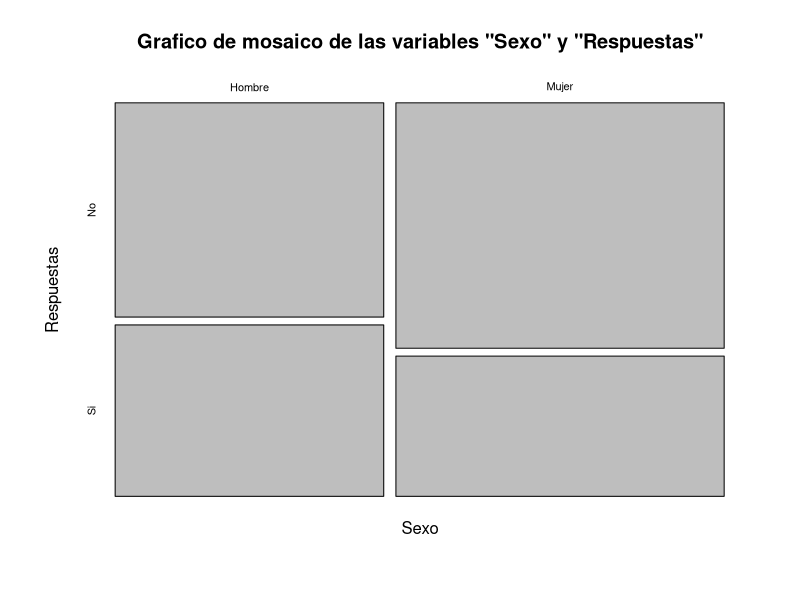
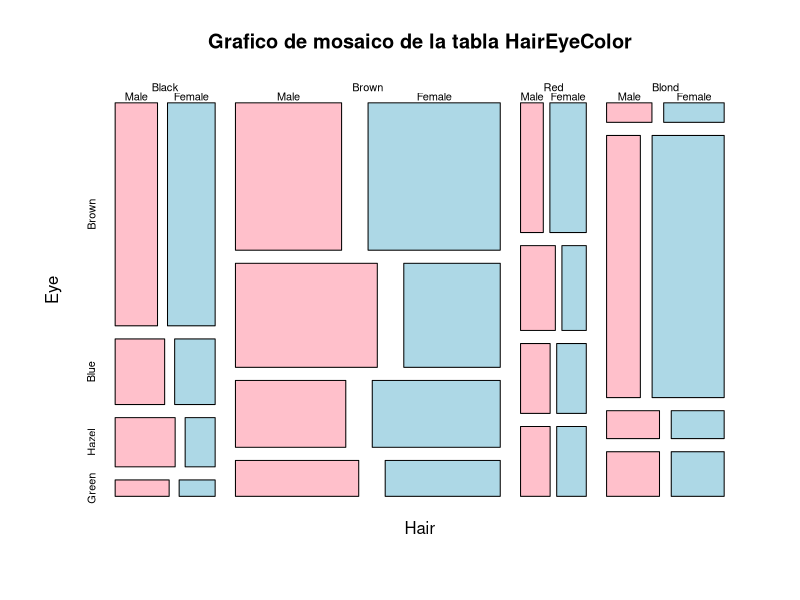
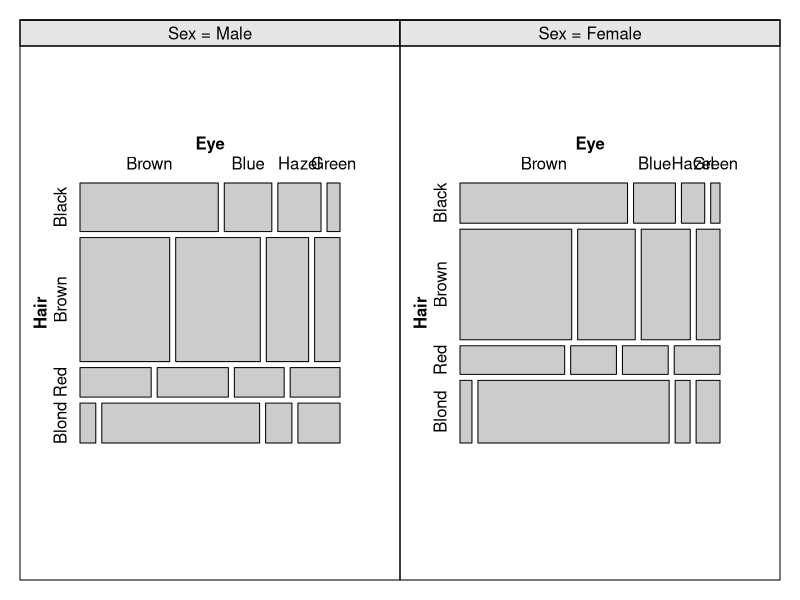

Generate these figures, in order, with R: (Note: this script raises an error after producing the figures.)
## ---- chunk 1
knitr::opts_chunk$set(echo = TRUE)
## ---- chunk 2

Sexo = factor(sample(c("Hombre","Mujer"), size = 20, replace = TRUE))
Respuestas = factor(sample(c("Si","No"), size = 20, replace = TRUE))

plot(table(Sexo,Respuestas), main = "Grafico de mosaico de las variables \"Sexo\" y \"Respuestas\"")
## ---- chunk 3
plot(HairEyeColor, main="Grafico de mosaico de la tabla HairEyeColor",
     col = c("pink","lightblue"))
## ---- chunk 4
library(vcd)
library(vcdExtra)
## ---- chunk 5
cotabplot(HairEyeColor)
mosaic3d(HairEyeColor, type = "expected", box = TRUE, col = c("blue","pink"))
